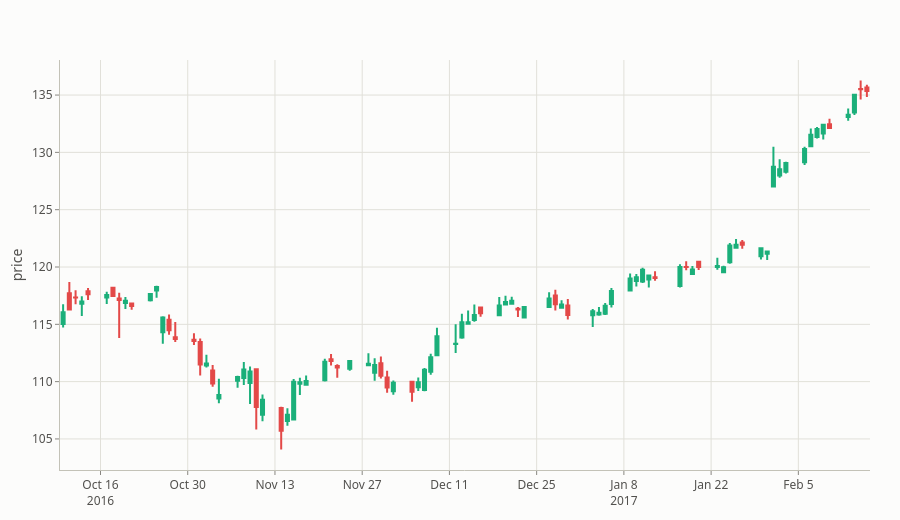

The code cell stored with this chart in its notebook:
### Markdown cell above
## Finance

### Code cell
pc.candlestick(aapl.tail(90), 'Date', 'AAPL.Open', 'AAPL.High', 'AAPL.Low', 'AAPL.Close', backend='plotly')
